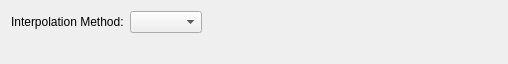
<?xml version="1.0" encoding="UTF-8"?>
<ui version="4.0">
 <class>GeometricSettings</class>
 <widget class="QWidget" name="GeometricSettings">
  <property name="geometry">
   <rect>
    <x>0</x>
    <y>0</y>
    <width>508</width>
    <height>61</height>
   </rect>
  </property>
  <property name="sizePolicy">
   <sizepolicy hsizetype="Maximum" vsizetype="Preferred">
    <horstretch>0</horstretch>
    <verstretch>0</verstretch>
   </sizepolicy>
  </property>
  <property name="windowTitle">
   <string>GeometricSettings</string>
  </property>
  <layout class="QFormLayout" name="formLayout">
   <item row="0" column="0">
    <widget class="QLabel" name="label">
     <property name="text">
      <string>Interpolation Method:</string>
     </property>
    </widget>
   </item>
   <item row="0" column="1">
    <widget class="QComboBox" name="methodSelect">
     <property name="sizePolicy">
      <sizepolicy hsizetype="Maximum" vsizetype="Fixed">
       <horstretch>0</horstretch>
       <verstretch>0</verstretch>
      </sizepolicy>
     </property>
    </widget>
   </item>
   <item row="1" column="0" colspan="2">
    <widget class="QLabel" name="description">
     <property name="text">
      <string/>
     </property>
     <property name="wordWrap">
      <bool>true</bool>
     </property>
    </widget>
   </item>
  </layout>
 </widget>
 <resources/>
 <connections/>
</ui>
